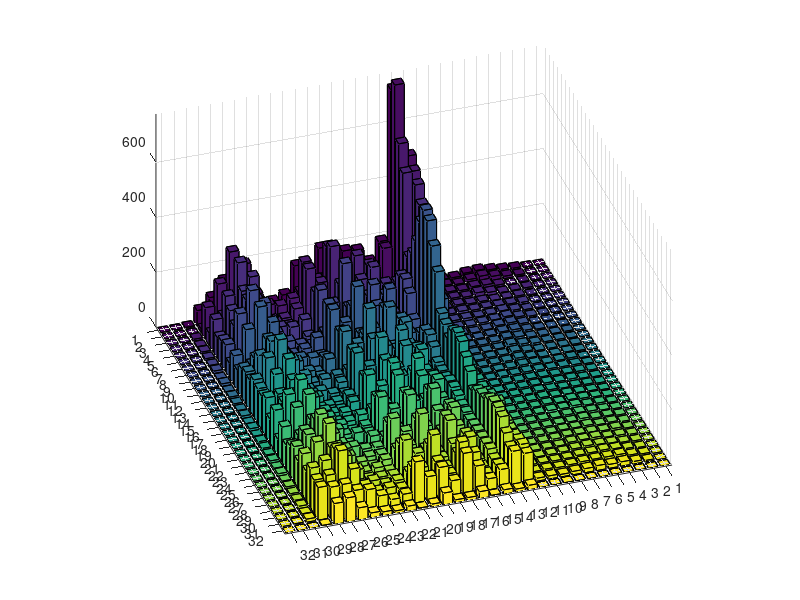

Source code (MATLAB): (Note: this script raises an error after producing the figure.)
clc
clear
close all

input = [0 0 0 0 0 0 0 0 0 0 0 0 0 0 0 0 0 0 0 0 0 0 0 0 0 0 0 0 0 0 0 0 
1.97466 1.33504 2.19498 2.5614 0.960229 1.9545 1.53613 2.58094 2.40028 3.03546 4.51238 3.68061 4.36602 4.2566 3.06898 4.62276 4.41037 3.96596 4.318 3.98392 4.52632 4.95044 5.12135 5.52039 5.5891 5.41027 5.90766 5.74076 5.06857 5.51435 5.08592 0.432864 
6.20609 5.03928 3.53252 5.59791 3.28215 2.55245 3.03794 3.54805 2.64104 3.29799 4.42618 5.89042 4.96935 7.32409 9.34363 8.27167 7.6889 6.07201 7.51045 7.58054 8.69759 9.59679 8.12537 9.90873 11.0168 11.6812 9.94862 8.50021 9.12927 9.07464 9.10141 1.30235 
9.59122 8.80136 1.7391 4.71679 7.11193 7.18364 4.92923 4.27678 3.11404 4.80629 5.16528 5.86009 5.33892 5.83337 7.80321 8.53173 8.42159 10.4394 8.77859 9.12327 11.276 10.3767 11.794 9.68281 9.53431 10.6112 11.3704 13.0876 16.0708 17.8918 15.7787 0.890673 
15.7973 16.1863 7.3961 4.26469 6.92845 9.48142 10.2436 9.19929 8.81771 8.03213 6.24727 7.5589 4.97972 5.40829 5.89877 9.37319 8.60505 9.19191 8.97022 10.6313 14.8394 16.0648 13.892 16.3366 14.207 13.4976 17.7948 16.0095 18.6587 17.3797 14.2217 1.86708 
22.0034 24.5753 16.066 12.4571 6.97762 10.3263 15.6817 18.514 19.0364 17.5731 14.723 12.1376 10.0269 10.4013 11.643 11.5247 11.2335 12.1822 10.9038 10.5062 11.1347 13.0421 13.0178 12.1147 13.4218 15.2243 17.3484 18.3822 17.0236 17.4608 17.658 0.906264 
19.7466 19.8179 17.6799 18.6289 10.8797 10.9567 11.3762 13.9552 17.2259 17.5834 18.5263 18.8748 16.8434 16.3404 14.2818 13.0575 11.7964 12.2345 13.7599 14.0536 14.0616 13.8698 10.9273 11.8403 13.7923 15.3058 16.1753 15.6813 15.6454 15.9312 14.5645 2.10139 
11.0017 10.3794 11.5438 10.8874 9.76024 10.4853 9.25699 10.952 9.3992 12.054 12.4226 10.6597 12.06 12.2574 11.61 11.1869 10.6843 10.6069 9.86771 10.6184 10.1238 10.9916 11.3111 10.6361 10.3538 11.7312 10.064 11.6434 12.1221 12.7292 12.2828 2.38438 
11.5659 14.3182 14.3685 14.862 13.8662 14.1255 11.0874 7.58653 6.43179 8.47793 9.08453 8.60502 11.1917 10.8202 10.6614 12.2533 12.044 12.1952 12.7461 12.5222 12.2349 11.7673 11.1928 10.6905 10.2526 9.60284 9.5894 10.725 10.9339 10.2421 9.26005 2.99801 
8.74494 8.90119 10.0631 11.4903 8.94458 11.3731 10.7989 9.12785 8.5498 8.97061 10.5368 9.68667 9.18983 9.34976 9.29663 9.68136 10.7737 11.2248 12.1859 12.4409 11.1135 10.808 9.97572 9.52111 8.72007 8.50972 9.92385 10.1845 11.8455 12.2174 11.4328 2.06671 
11.2838 10.8823 13.1769 13.2148 11.5802 16.428 12.8116 10.88 8.96872 8.92636 9.02821 7.97855 10.0037 8.72571 9.81095 10.7639 12.6509 13.4271 15.3529 15.2498 13.2726 12.9881 12.4435 14.0985 12.5582 10.8669 10.2388 10.7208 11.8565 10.7909 10.8448 1.20679 
442.889 509.885 477.509 451.561 403.084 362.509 289.769 253.142 181.312 174.471 111.178 110.89 83.6724 90.1666 83.2013 84.4548 99.9307 85.7744 93.4926 90.536 94.9078 109.429 96.7599 133.756 105.273 108.629 102.874 103.999 111.297 118.275 109.34 16.3265 
737.396 776.968 586.254 502.454 220.44 257.903 325.341 419.797 484.748 469.895 401.284 330.268 201.831 186.189 159.431 208.731 226.196 217.453 184.651 156.245 110.356 132.075 144.727 151.946 173.099 187.262 189.616 179.616 143.941 115.977 124.714 10.8935 
190.132 188.942 70.9729 75.3461 136.674 181.657 194.306 165.537 93.6651 64.6856 92.7937 124.571 131.897 111.463 78.9902 71.0214 70.18 81.4231 82.3347 75.0107 63.6314 62.0188 58.8626 62.3877 65.2226 65.367 67.4151 69.9585 56.9038 60.0297 66.1073 16.2058 
124.968 108.586 15.3467 79.2295 139.883 131.859 77.9897 53.659 77.1345 106.32 98.5553 72.1409 30.1547 63.5181 70.9443 64.3708 40.8014 42.4974 37.8162 45.6765 44.99 35.1952 32.5355 36.6713 38.846 36.1546 37.2463 39.5962 36.2159 35.9344 40.2335 4.07343 
173.206 142.976 102.936 190.835 206.01 124.249 81.4788 177.356 220.564 133.714 103.715 183.993 193.687 135.537 109.019 171.103 188.231 136.568 99.9131 162.191 173.549 130.605 103.062 153.063 165.916 123.228 93.5823 141.891 152.729 119.793 94.7398 25.0584 
179.13 135.57 155.161 232.463 168.415 70.9053 158.137 220.562 168.221 73.9187 207.025 233.184 114.65 129.261 219.668 187.172 89.6726 142.396 211.622 171.759 112.038 169.177 195.168 139.906 90.6582 166.347 174.316 113.588 102.654 165.481 148.857 11.3047 
152.331 100.035 173.509 208.609 66.1303 92.0864 172.968 122.208 54.5394 123.219 140.285 87.0768 89.9989 146.288 112.994 63.5917 137.528 131.259 51.7215 111.303 110.982 70.8058 79.2657 89.1334 61.2047 66.6748 66.788 69.9385 61.3547 58.6414 56.7548 11.0929 
205.365 118.533 257.977 281.586 56.3756 192.477 290.161 154.804 183.089 276.751 129.779 150.431 267.537 181.742 108.857 232.478 174.395 94.4672 209.91 189.841 64.9423 173.097 187.805 84.9955 149.82 189.567 87.5915 127.466 183.209 111.402 113.175 43.4092 
110.299 64.4487 145.553 157.091 17.6856 113.758 153.36 60.6883 124.361 153.553 46.3113 105.786 147.741 73.4252 98.3465 136.129 68.3047 88.5564 134.825 93.7443 80.4009 121.538 74.1355 61.9806 110.177 82.2185 64.3771 101.423 72.1499 55.7771 87.2879 10.8736 
156.845 84.915 216.705 215.361 17.4064 177.622 208.706 79.022 204.841 207.732 33.8076 176.569 199.222 83.4435 180.644 191.782 41.4143 155.776 182.126 81.9747 150.622 172.487 52.8039 127.962 165.043 79.4824 122.291 157.024 64.8386 108.03 149.122 4.77337 
58.1115 27.9442 92.3936 78.1595 36.487 85.1553 48.2714 41.0901 90.3222 47.8713 65.5501 83.1838 30.4537 71.7321 68.6838 51.9071 69.5338 68.1976 41.1055 68.516 52.3558 48.5589 62.0139 44.6531 41.6218 45.9703 29.0741 36.8092 41.4068 36.9474 39.099 18.773 
41.75 17.7327 73.2148 50.7013 47.1837 65.862 11.9621 50.0954 57.1298 20.7303 71.8491 43.8993 50.3089 64.4236 29.9015 59.3389 53.3184 46.7421 61.3334 52.5996 41.572 57.9323 23.5023 46.1274 41.5411 31.1811 48.2656 38.1273 36.0202 46.1411 27.7108 9.73 
45.4173 16.3042 83.4572 51.6751 64.0782 74.1762 12.6963 68.6555 45.7056 37.2267 79.4869 25.3568 77.417 59.6203 49.6038 76.3398 42.9615 70.3151 66.229 57.9157 70.5185 58.5602 48.2646 62.0728 23.3731 53.7556 41.7052 40.182 56.0563 41.2887 48.8084 14.0776 
67.7028 21.3843 130.888 66.3958 119.393 101.834 61.4939 108.489 24.8093 81.4826 87.231 35.3527 120.611 46.3881 117.399 89.452 96.4272 110.175 92.5693 106.047 107.15 90.3278 108.966 81.6862 85.6398 82.6652 49.9822 80.0992 49.1754 69.7177 78.9364 18.0251 
124.686 34.8317 248.766 117.227 249.549 190.454 170.876 223.012 52.3194 201.378 74.7001 134.005 155.314 60.6874 179.326 88.5677 151.068 143.057 105.893 162.028 105.76 148.033 138.106 126.623 148.402 125.529 125.067 137.4 88.604 138.562 84.6518 44.5197 
149.792 41.9021 301.387 138.492 309.062 229.199 222.015 277.818 85.2738 265.452 97.5094 195.724 211.261 104.363 263.432 109.316 240.757 188.818 163.083 235.289 105.135 229.758 161.501 187.714 227.589 155.719 241.405 175.762 195.732 212.668 114.488 88.5148 
95.9122 29.5409 192.309 99.9564 195.056 166.056 135.919 201.388 50.7254 191.22 87.968 135.976 167.346 55.7098 205.704 68.4957 192.837 144.845 140.012 189.629 89.4532 189.998 112.357 151.528 161.743 100.288 181.741 92.8154 161.167 131.576 112.084 76.12 
56.9831 13.1266 114.639 44.9398 117.852 76.0868 87.5662 96.7224 54.2699 104.056 75.1172 104.571 115.249 110.457 134.175 125.408 122.52 139.268 87.0445 140.849 59.8648 127.281 86.543 107.086 126.578 98.3106 147.326 108.71 142.226 122.574 119.022 4.41722 
3.38514 1.46908 6.92557 4.09238 7.45283 6.84079 6.09772 8.78977 4.16986 9.37113 4.58393 8.50296 7.24635 6.80613 9.64881 5.97124 10.8231 7.4244 10.6252 9.80087 9.51595 11.5174 8.50804 11.8978 8.63934 10.9078 9.79375 9.08979 10.9498 7.64227 11.3376 0.759219 
0.282095 0.488603 0.630783 0.746353 0.846284 0.935603 1.01711 1.09255 1.16311 1.22962 1.29272 1.35288 1.41047 1.46581 1.51913 1.57064 1.62051 1.6689 1.71592 1.76168 1.80629 1.84982 1.89235 1.93394 1.97466 2.01456 2.05368 2.09207 2.12977 2.16681 2.20323 0.7107 
0 0 0 0 0 0 0 0 0 0 0 0 0 0 0 0 0 0 0 0 0 0 0 0 0 0 0 0 0 0 0 0 
];


database_data = [0 0 0 0 0 0 0 0 0 0 0 0 0 0 0 0 0 0 0 0 0 0 0 0 0 0 0 0 0 0 0 0 
2.82095 2.71888 1.05078 2.34252 2.4494 1.93877 1.30106 2.91171 4.13131 3.67493 3.86216 4.48139 4.64754 5.11155 5.59118 5.91168 5.30614 4.5713 4.62461 4.01131 4.72296 6.09915 6.68588 6.99043 6.22811 6.40808 7.1605 5.90295 6.28485 7.47224 6.88133 0.278405 
4.51352 4.37583 3.03351 2.50936 1.59078 3.00395 4.3151 5.05278 5.26247 5.26657 3.76724 4.80564 3.43251 5.11793 6.87887 6.76232 7.27575 5.79817 6.36587 6.19281 7.1108 7.72719 7.45951 8.4136 7.60302 8.00236 8.91435 7.90093 5.99562 7.82002 8.3511 0.00862025 
5.92399 5.81178 3.60897 4.04714 4.20161 2.64288 3.62816 4.4592 3.21119 4.83166 7.67804 8.29567 5.85335 5.05609 6.74409 7.47744 4.40506 5.82373 5.51415 7.30521 8.44544 9.69722 10.5707 7.9374 9.14389 8.81561 9.65227 8.97797 8.37823 9.09039 11.1833 1.10513 
15.2331 11.8794 4.409 6.86052 7.89682 12.5958 8.57459 4.95727 8.24852 8.87362 4.96921 5.38251 5.65659 8.51927 9.96464 11.1853 11.3754 9.9868 6.60133 6.39966 5.81032 9.29741 7.41282 11.1453 9.03586 17.1439 20.8918 17.311 21.1726 17.0305 19.3898 8.33987 
19.1824 17.1675 4.1184 7.58657 4.36668 6.14147 11.0814 14.2718 12.2641 7.45566 8.95842 13.9725 15.1209 11.7465 5.30262 7.195 5.89326 8.44356 15.4626 17.5792 15.984 13.0326 7.97398 7.54947 7.33678 9.52504 9.48532 10.7815 9.10984 15.9249 13.277 2.35743 
24.2602 23.7696 12.5871 8.16758 5.15648 10.4993 4.79862 8.23136 12.7306 13.961 11.8864 8.82278 9.77237 14.9748 19.8805 18.4565 14.1027 11.3455 7.48193 9.31975 8.92492 11.9896 16.4783 19.4107 21.3532 19.789 13.7093 11.9607 10.0793 10.163 10.2249 1.46704 
54.4443 56.0591 38.4171 30.6995 6.97713 14.2766 17.6827 20.6405 15.4517 14.4034 9.31614 9.79262 10.4929 13.0067 13.6952 17.5649 25.2727 29.0543 28.2986 25.2539 21.4558 17.6626 13.9089 14.6671 14.8021 18.4755 22.7607 23.6291 23.3661 22.7053 21.4427 3.70897 
17.772 20.5784 13.292 4.922 9.97846 16.6693 21.0852 20.6221 18.6683 13.8385 9.7517 11.3038 15.0259 17.4383 17.5844 14.6572 9.37575 9.82657 11.4312 14.0781 15.4751 15.6311 13.0548 10.2531 9.40928 11.4021 14.5444 14.8798 12.5471 12.2542 11.1781 2.08625 
0 0 0 0 0 0 0 0 0 0 0 0 0 0 0 0 0 0 0 0 0 0 0 0 0 0 0 0 0 0 0 0 
16.9257 23.3661 22.9981 22.9994 20.6229 18.957 19.212 17.3767 16.7899 15.9802 12.5982 11.9173 11.7453 9.87955 10.8791 16.3587 21.6005 20.174 14.2468 13.819 11.9448 8.9464 15.8721 18.7762 18.7476 19.9404 16.6206 13.5682 17.0158 16.3037 12.8974 0.935712 
477.586 523.202 475.442 438.906 336.285 291.417 178.99 158.023 69.5971 89.9077 58.3927 81.3111 58.7578 61.3274 58.6275 71.6584 61.8802 67.1865 63.7385 61.0102 42.2969 45.7853 37.3472 40.5747 45.1858 49.7869 46.7953 55.6706 56.7031 72.3253 75.4857 17.8441 
746.987 783.044 603.943 503.344 223.924 211.449 179.893 266.113 286.482 278.012 217.106 187.199 97.0347 106.349 76.7011 97.5246 94.6978 134.054 100.831 96.6736 79.2212 77.6861 63.7828 74.2612 70.4888 77.9998 76.8973 83.1164 81.7452 88.2707 95.8849 30.8965 
223.983 229.359 92.0973 82.9437 146.996 186.389 189.431 167.015 112.762 80.1555 65.483 80.525 91.7618 95.8177 88.1142 72.6641 49.3139 48.2148 69.545 80.3447 67.6543 52.469 34.9341 47.2559 59.6388 60.4925 48.7208 44.0517 43.299 43.6631 46.6114 13.5536 
136.534 114.965 28.9764 104.426 156.241 133.74 39.7896 58.3374 107.508 108.455 56.5749 39.7119 59.6326 68.3858 40.7271 31.9838 39.5857 47.3909 32.9513 31.5089 43.0352 44.4892 28.2499 38.3248 47.6462 42.9921 27.715 37.9842 42.9408 42.1723 33.616 5.71697 
228.215 195.579 118.05 243.977 282.564 179.806 82.7258 202.747 253.522 171.113 101.773 187.285 208.709 153.746 110.602 154.993 164.74 130.344 113.239 147.467 146.96 121.163 110.728 140.671 143.35 112.908 110.694 144.464 143.196 117.766 106.132 21.6168 
209.314 172.052 119.799 236.202 229.047 114.865 112.273 197.87 166.611 78.0778 121.993 149.89 89.8678 87.4116 132.483 106.971 72.389 129.536 148.086 98.5751 99.3752 164.829 166.096 105.892 101.634 178.04 176.87 108.631 97.3841 168.099 163.392 28.3182 
93.9376 54.8687 109.103 117.176 27.2189 70.4875 97.0724 53.025 51.9329 68.5456 25.7711 35.2019 39.6819 29.1721 21.5288 27.778 23.0244 36.5072 41.4403 33.6934 45.9814 66.6631 38.7948 43.0134 80.2 56.2928 44.0933 72.6746 47.598 46.9859 62.0915 3.58 
256.424 151.002 322.836 357.701 60.5722 239.05 358.171 178.165 229.602 340.183 153.236 176.076 325.726 212.767 122.346 286.198 206.869 109.446 264.172 233.184 57.968 226.085 230.506 89.6544 206.548 239.626 74.7112 182.985 237.084 114.753 172.384 69.8341 
84.0642 44.9738 117.234 109.928 21.1596 84.4053 68.3399 23.4421 50.625 60.3471 52.4181 50.5299 65.3013 72.97 48.3869 60.9036 92.4527 60.174 61.6467 88.8204 58.0224 54.7624 94.9387 71.6979 62.2875 87.2709 82.3518 61.6455 84.4249 87.5477 63.788 16.1473 
142.458 78.0444 205.052 199.268 39.7859 174.231 145.512 61.9985 157.333 135.798 35.6628 117.346 89.1739 51.1454 65.8996 79.3393 46.0046 45.6431 68.7108 81.0142 40.6248 69.902 114.87 69.1601 90.0229 135.022 71.4306 94.364 151.951 87.8786 111.19 55.9282 
105.221 52.6622 162.562 144.012 56.4601 149.037 94.6353 73.6599 144.68 96.6155 75.4465 121.495 47.0425 68.4444 93.4581 61.2055 53.5411 77.9237 40.9974 42.0468 60.7758 53.8328 32.2371 56.174 62.8426 32.3937 67.4356 71.748 37.3237 71.3435 78.5095 3.66224 
32.4409 11.9727 60.4571 37.1422 48.8893 54.4629 14.6261 53.1855 27.2506 33.4761 54.1948 17.3825 57.9181 38.7827 39.5229 54.3766 18.691 52.6496 35.7438 40.3117 51.5163 37.7179 49.1348 48.4801 33.4772 53.1197 28.2101 45.3053 41.9502 33.1885 48.2721 6.77896 
39.7754 13.3788 76.1585 42.6229 67.1679 65.0904 29.6817 68.2257 20.4097 49.0006 60.2281 17.5674 77.9675 31.827 70.4793 59.2555 50.7449 69.298 48.7498 62.7718 64.2383 52.4623 68.9526 52.915 54.6127 58.0381 29.4006 54.8979 26.1154 42.757 45.4043 8.14466 
57.5473 18.2616 111.201 59.6484 100.89 92.8962 49.7044 100.594 25.9789 77.3264 86.8 35.1278 122.447 44.8345 125.337 89.0185 108.606 113.885 100.021 114.737 108.577 102.463 111.181 94.1432 93.7586 93.7287 68.3643 90.327 70.2661 81.3108 93.586 10.6425 
54.1622 16.1773 107.098 53.7878 104.522 86.1288 66.08 98.0696 14.2164 83.3209 49.0063 46.8209 83.8659 22.8254 91.5101 59.206 78.128 87.6477 69.1584 95.139 85.1608 87.2046 104.407 80.5555 105.762 87.0567 85.7116 96.7177 55.6525 96.5171 44.7722 36.9821 
235.549 67.0697 473.97 228.994 485.525 382.402 345.356 467.619 115.008 451.122 148.12 333.498 346.407 157.888 440.062 137.287 407.776 292.704 270.074 385.848 112.994 379.541 199.868 286.421 334.678 174.58 379.202 197.955 317.932 301.266 180.423 146.708 
43.1605 15.8424 85.8862 43.6209 85.2092 69.1415 55.9523 80.8648 17.4742 73.6246 44.8917 51.239 78.8709 35.692 90.9621 55.1313 78.4146 79.6555 49.2306 90.4963 34.3458 86.2501 59.9026 76.2221 83.6899 74.7209 90.2009 82.9274 80.5402 87.4366 66.482 20.0367 
28.2095 7.71398 55.4914 25.9422 53.452 42.1514 34.1196 49.7661 23.2935 47.4382 44.6387 42.0641 62.0885 46.8741 62.6451 61.5197 47.1048 74.3249 32.8792 79.3493 49.9302 77.8338 75.8961 74.9692 90.6655 73.7162 89.8994 71.3042 78.4214 64.6463 68.2741 2.15828 
0 0 0 0 0 0 0 0 0 0 0 0 0 0 0 0 0 0 0 0 0 0 0 0 0 0 0 0 0 0 0 0 
0 0 0 0 0 0 0 0 0 0 0 0 0 0 0 0 0 0 0 0 0 0 0 0 0 0 0 0 0 0 0 0 
0 0 0 0 0 0 0 0 0 0 0 0 0 0 0 0 0 0 0 0 0 0 0 0 0 0 0 0 0 0 0 0 
];


figure,
bar3(input);view([90,-30,60]);set(gcf,'renderer','zbuffer'); set(gca, 'YLim', [0.0 32.0]);
set (gcf,'Position',[400,200,350,262], 'color','w')
% title('Spherical Harmonics Descriptors of The Origin Model'); 
xlabel('Frequency'); ylabel('Radius');zlabel('Energy');
x1=xlabel('Frequency');
set(x1,'Rotation',-60);

figure,
bar3(database_data);view([90,-30,60]);set(gcf,'renderer','zbuffer');  set(gca, 'YLim', [0.0 32.0]);
set (gcf,'Position',[400,200,350,262], 'color','w')
% title('Spherical Harmonics Descriptors of The Origin Model'); 
xlabel('Frequency'); ylabel('Radius');zlabel('Energy');
x1=xlabel('Frequency');
set(x1,'Rotation',-60);